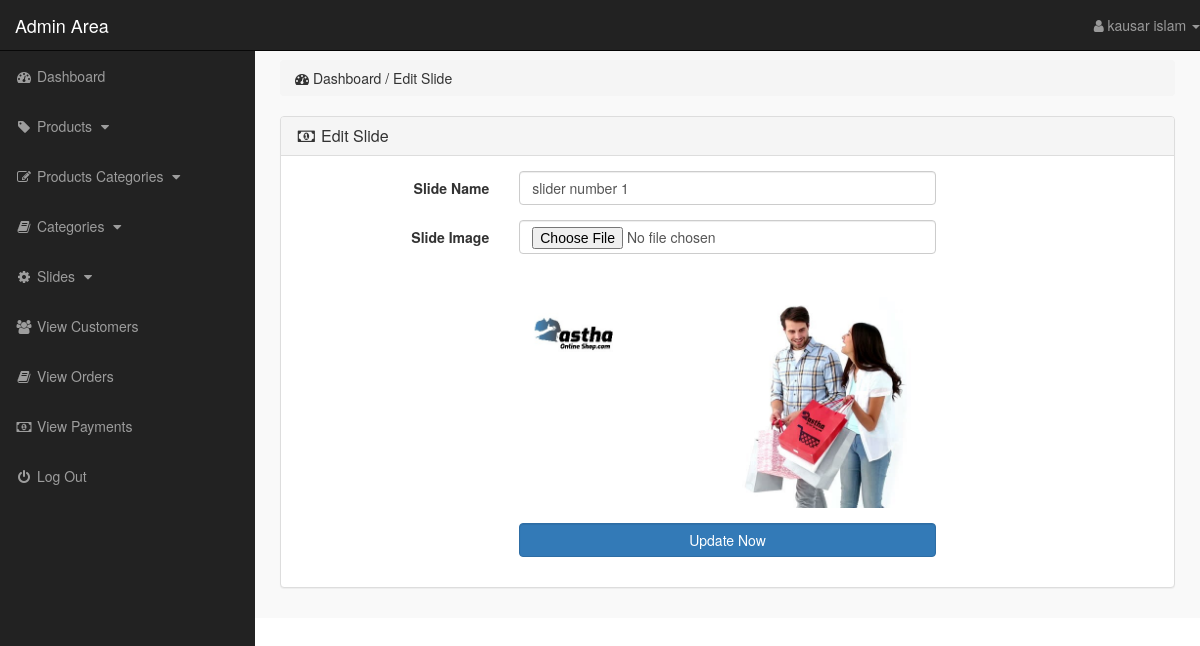
The app's page /admin_area/index.php?edit_slide=1 (signed in) with its own data.
### tables this page shows
CREATE TABLE `slider` (
  `id` int(10) NOT NULL,
  `slider_name` varchar(255) NOT NULL,
  `slider_image` text NOT NULL
);

### admin_area/includes/sidebar_stuff.php (the view, shortened to what this page needs)
<?php
    if(!isset($_SESSION['admin_email'])){
        echo "<script>window.open('login.php','_self')</script>";
    }else{
?>
<nav class="navbar navbar-inverse navbar-fixed-top">
    <div class="navbar-header">
        <a href="index.php?dashboard" class="navbar-brand">Admin Area</a>
    </div>
    <ul class="nav navbar-right top-nav">
        <li class="dropdown">
            <a href="#" class="dropdown-toggle" data-toggle="dropdown">
                <i class="fa fa-user"></i> <?php echo $admin_name; ?> <b class="caret"></b>
            </a>
        </li>
    </ul>
    <div class="collapse navbar-collapse navbar-ex1-collapse">
        <ul class="nav navbar-nav side-nav">
            <li>
                <a href="index.php?dashboard">
                        <i class="fa fa-fw fa-dashboard"></i> Dashboard
                </a>
            </li>
            <li>
                <a href="#" data-toggle="collapse" data-target="#products">
                        <i class="fa fa-fw fa-tag"></i> Products
                        <i class="fa fa-fw fa-caret-down"></i>
                </a>
            </li>
            <li>
                <a href="#" data-toggle="collapse" data-target="#p_cat">
                        <i class="fa fa-fw fa-edit"></i> Products Categories
                        <i class="fa fa-fw fa-caret-down"></i>
                </a>
            </li>
            <li>
                <a href="#" data-toggle="collapse" data-target="#cat">
                        <i class="fa fa-fw fa-book"></i> Categories
                        <i class="fa fa-fw fa-caret-down"></i>
                </a>
            </li>
            <li>
                <a href="#" data-toggle="collapse" data-target="#slides">
                        <i class="fa fa-fw fa-gear"></i> Slides
                        <i class="fa fa-fw fa-caret-down"></i>
                </a>
            </li>
            <li>
                <a href="index.php?view_customers">
                    <i class="fa fa-fw fa-users"></i> View Customers
                </a>
            </li>
            <li>
                <a href="index.php?view_orders">
                    <i class="fa fa-fw fa-book"></i> View Orders
                </a>
            </li>
            <li>
                <a href="index.php?view_payments">
                    <i class="fa fa-fw fa-money"></i> View Payments
                </a>
            </li>
            <li>
                <a href="logout.php">
                    <i class="fa fa-fw fa-power-off"></i> Log Out
                </a>
            </li>
        </ul>
    </div>
</nav>
<?php } ?>

### admin_area/edit_slide.php (shortened to what this page needs)
<?php
    if(!isset($_SESSION['admin_email'])){
        echo "<script>window.open('login.php','_self')</script>";
    }else{
?>
<?php
    if(isset($_GET['edit_slide'])){
        $edit_slide_id = $_GET['edit_slide'];
        $edit_slide = "select * from slider where id='$edit_slide_id'";
        $run_edit_slide = mysqli_query($con,$edit_slide);
        $row_edit_slide = mysqli_fetch_array($run_edit_slide);
        $slide_name = $row_edit_slide['slider_name'];
        $slide_image = $row_edit_slide['slider_image'];
    }
?>
<div class="row">
    <div class="col-lg-12">
        <ol class="breadcrumb">
            <li>
                <i class="fa fa-dashboard"></i> Dashboard / Edit Slide
            </li>
        </ol>
    </div>
</div>
<div class="row">
    <div class="col-lg-12">
        <div class="panel panel-default">
            <div class="panel-heading">
                <h3 class="panel-title">
                    <i class="fa fa-money fa-fw"></i> Edit Slide
                </h3>
            </div>
            <div class="panel-body">
                <form action="" class="form-horizontal" method="post" enctype="multipart/form-data">
                    <div class="form-group">
                        <label for="" class="control-label col-md-3">
                            Slide Name
                        </label>
                        <div class="col-md-6">
                            <input name="slide_name" type="text" class="form-control" value="<?php echo $slide_name; ?>">
                        </div>
                    </div>
                    <div class="form-group">
                        <label for="" class="control-label col-md-3">
                            Slide Image
                        </label>
                        <div class="col-md-6">
                            <input type="file" name="slide_image" class="form-control">
                            <br/>
                            <img src="slider_images/<?php echo $slide_image; ?>" class="img-responsive">
                        </div>
                    </div>
                    <div class="form-group">
                        <label for="" class="control-label col-md-3"></label>
                        <div class="col-md-6">
                            <input type="submit" name="update" value="Update Now" class="btn btn-primary form-control">
                        </div>
                    </div>
                </form>
            </div>
        </div>
    </div>
</div>
<?php } ?>

### admin_area/css/style.css (style rules this page uses)
body { margin-top: 100px; }
@media (min-width: 768px) { body { margin-top: 50px; } }
.top-nav { 0 15px; }
.top-nav>li { float: left; display: inline-block; }
.top-nav>li>a { color: #999999; line-height: 20px; padding-top: 15px; padding-bottom: 15px; }
@media (min-width: 768px) { .side-nav { position: fixed; top: 51px; bottom: 0; width: 255px; overflow-y: auto; overflow-x: hidden; background-color: #222222; padding-bottom: 40px; border-radius: 0; } }
@media (min-width: 768px) { .side-nav>li>a { width: 255px; } }
.panel-body { border-radius: 5px; }

### records on screen
slider: slide_name "slider number 1", slider_image (picture)

### other values on screen
$admin_name "kausar islam"
